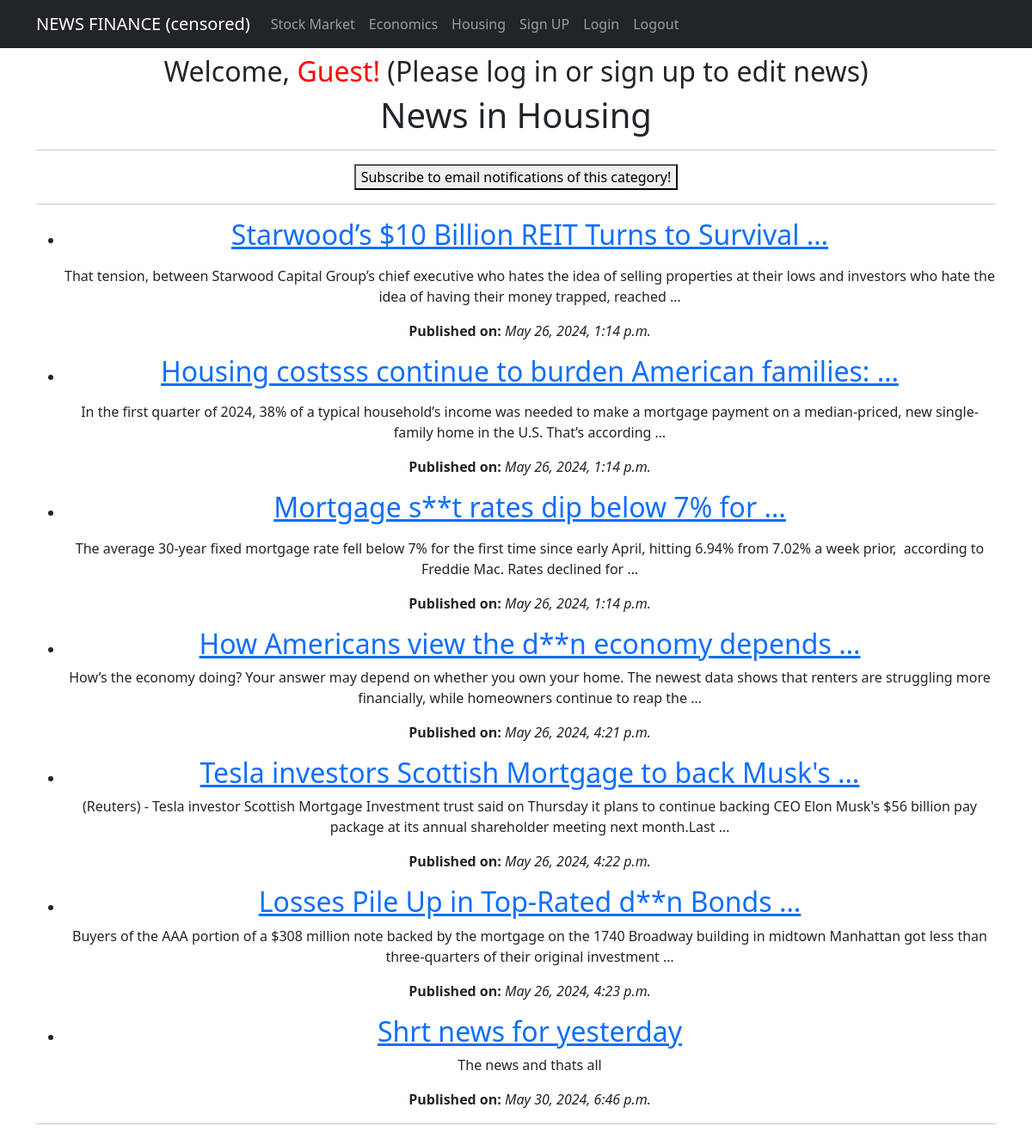
The page /category/Housing/ on the database its author committed.
### app/models.py (models this page shows, shortened)
class Category(models.Model):
    name = models.CharField(max_length=100, unique=True)
    class Meta:
        verbose_name_plural = "Categories"

class News(models.Model):
    name = models.CharField(max_length=150, unique=True)
    description = models.TextField()
    published_date = models.DateTimeField(auto_now_add=True)
    category = models.ForeignKey(to='Category', on_delete=models.CASCADE, related_name='news')
    class Meta:
        verbose_name_plural = "News"

### app/views.py (the view)
# urls.py: path('category/<str:category_name>/', NewsByCategory.as_view(), name='news_by_category'),  # News by category
class NewsByCategory(ListView):
    template_name = 'news_by_category.html'
    context_object_name = 'news_items'
    def get_queryset(self):
        self.category = get_object_or_404(Category, name=self.kwargs['category_name'])
        return News.objects.filter(category=self.category)
    def get_context_data(self, **kwargs):
        context = super().get_context_data(**kwargs)
        context['category'] = self.category
        return context

### app/templatetags/custom_filters.py (called while the page is built)
@register.filter(name='censor_bad_words')
def censor_bad_words(value):
    words = value.split()
    censored_words = [BAD_WORDS.get(word, word) for word in words]
    return ' '.join(censored_words)

### templates/news_by_category.html (shortened to what this page needs)
{% extends 'flatpages/default.html' %}
{% load custom_filters %}
{% block content %}
<h1>News in {{ category.name }}</h1>
<hr>
<a href="{% url 'subscribe_to_category' category.id %}">
    <button type="button">Subscribe to email notifications of this category!</button>
</a>
<hr>
<ul>
    {% for news in news_items %}
        <li>
            <h2><a href="{% url 'news_detail' news.pk %}">{{ news.name|censor_bad_words|truncatewords:7 }}</a></h2>
            <p>{{ news.description|truncatewords:30|safe }}</p>
            <p><strong>Published on:</strong> <i>{{ news.published_date }}</i></p>
        </li>
    {% empty %}
        <li>No news in this category.</li>
    {% endfor %}
</ul>
<hr>
{% endblock content %}

### rows shown on the page
Category: name "Housing"
News: name|censor_bad_words "Starwood’s $10 Billion REIT Turns to Survival …", description "That tension, between Starwood Capital Group’s chief executive who hates the idea of selling properties at their lows and investors who hate the idea of having their money trapped, reached …", published_date "May 26, 2024, 1:14 p.m."
News: name|censor_bad_words "Housing costsss continue to burden American families: …", description "In the first quarter of 2024, 38% of a typical household’s income was needed to make a mortgage payment on a median-priced, new single-family home in the U.S. That’s according …", published_date "May 26, 2024, 1:14 p.m."
News: name|censor_bad_words "Mortgage s**t rates dip below 7% for …", description "The average 30-year fixed mortgage rate fell below 7% for the first time since early April, hitting 6.94% from 7.02% a week prior, according to Freddie Mac. Rates declined for …", published_date "May 26, 2024, 1:14 p.m."
News: name|censor_bad_words "How Americans view the d**n economy depends …", description "How’s the economy doing? Your answer may depend on whether you own your home. The newest data shows that renters are struggling more financially, while homeowners continue to reap the …", published_date "May 26, 2024, 4:21 p.m."
News: name|censor_bad_words "Tesla investors Scottish Mortgage to back Musk's …", description "(Reuters) - Tesla investor Scottish Mortgage Investment trust said on Thursday it plans to continue backing CEO Elon Musk's $56 billion pay package at its annual shareholder meeting next month.Last …", published_date "May 26, 2024, 4:22 p.m."
News: name|censor_bad_words "Losses Pile Up in Top-Rated d**n Bonds …", description "Buyers of the AAA portion of a $308 million note backed by the mortgage on the 1740 Broadway building in midtown Manhattan got less than three-quarters of their original investment …", published_date "May 26, 2024, 4:23 p.m."
News: name|censor_bad_words "Shrt news for yesterday", description "The news and thats all", published_date "May 30, 2024, 6:46 p.m."
